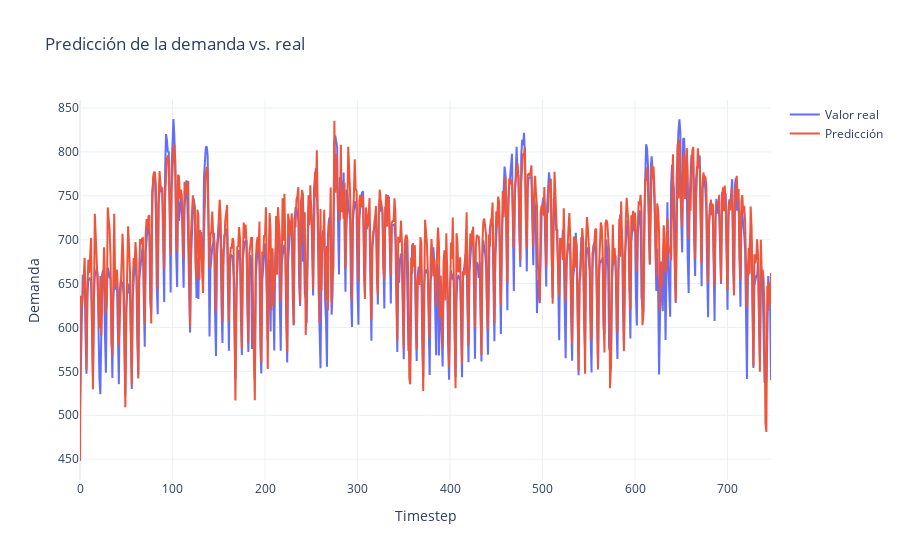

The code cell stored with this chart in its notebook:
### Code cell
y_pred = model.predict(X_test)

# Invertir la escala (para interpretar los valores reales)
y_test_inv = scaler.inverse_transform(y_test)
y_pred_inv = scaler.inverse_transform(y_pred)

# Graficar predicciones vs reales
fig = go.Figure()
fig.add_trace(go.Scatter(y=y_test_inv.flatten(), mode='lines', name='Valor real'))
fig.add_trace(go.Scatter(y=y_pred_inv.flatten(), mode='lines', name='Predicción'))
fig.update_layout(title='Predicción de la demanda vs. real',
                  xaxis_title='Timestep',
                  yaxis_title='Demanda',
                  template='plotly_white')
fig.show()

### Figure 1 — Plotly figure (JSON) as saved in the notebook; plotly's stock layout.template omitted (floating-point values rounded to 4 significant figures; data arrays with more than 128 entries replaced by an {"elided": "..."} marker saying what was removed)
{"data": [{"mode": "lines", "name": "Valor real", "type": "scatter", "y": {"elided": "748 float values"}}, {"mode": "lines", "name": "Predicción", "type": "scatter", "y": {"elided": "748 float values"}}], "layout": {"autosize": true, "title": {"text": "Predicción de la demanda vs. real"}, "xaxis": {"autorange": true, "range": [0, 747], "title": {"text": "Timestep"}}, "yaxis": {"autorange": true, "range": [426.3, 859.1], "title": {"text": "Demanda"}, "type": "linear"}}}
